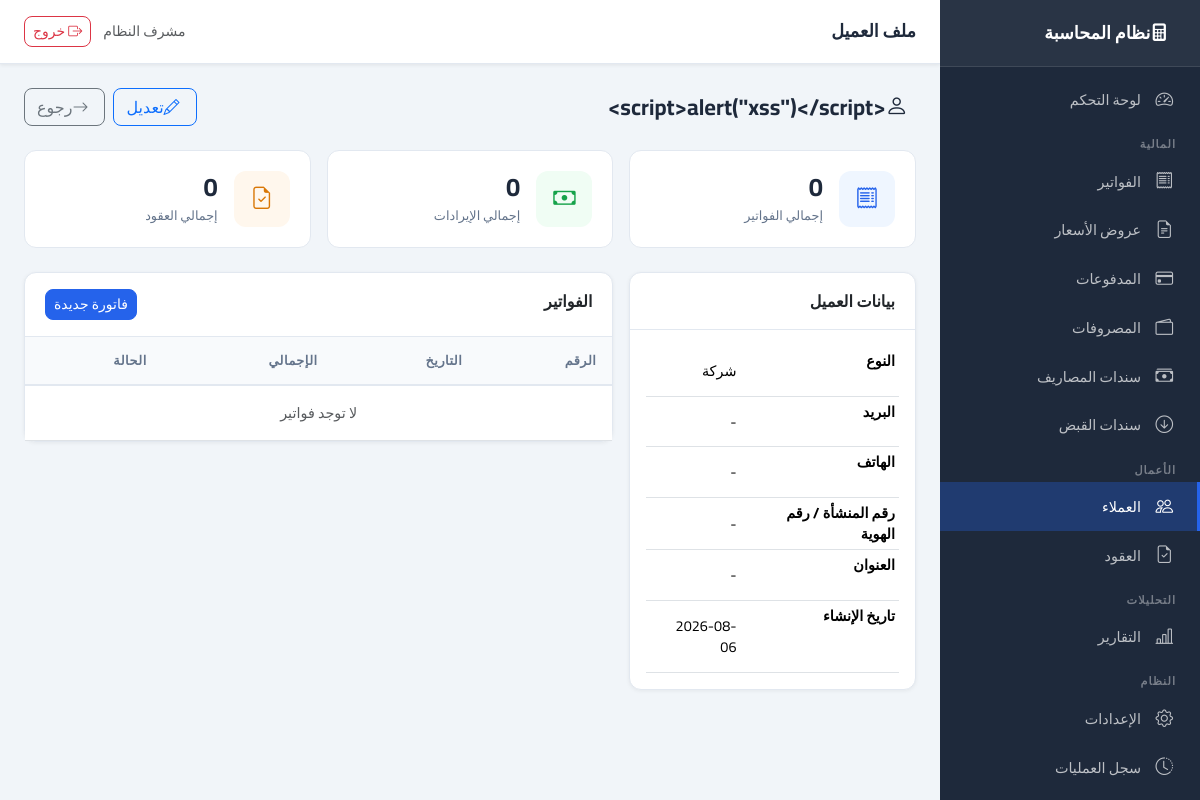
/clients/3 (signed in), run on the app's committed database.
### app/models/client.py (models this page shows, shortened)
class Client(Base):
    __tablename__ = "clients"
    id: Mapped[int] = mapped_column(primary_key=True, index=True)
    name: Mapped[str] = mapped_column(String(150), nullable=False, index=True)
    type: Mapped[ClientType] = mapped_column(SAEnum(ClientType), default=ClientType.COMPANY, nullable=False)
    email: Mapped[str | None] = mapped_column(String(100), nullable=True)
    phone: Mapped[str | None] = mapped_column(String(20), nullable=True)
    address: Mapped[str | None] = mapped_column(Text, nullable=True)
    tax_number: Mapped[str | None] = mapped_column(String(50), nullable=True)
    notes: Mapped[str | None] = mapped_column(Text, nullable=True)
    is_active: Mapped[bool] = mapped_column(Boolean, default=True, nullable=False)
    created_at: Mapped[datetime] = mapped_column(DateTime, default=lambda: __import__("datetime").datetime.now(__import__("datetime").timezone.utc).replace(tzinfo=None), nullable=False)
    created_by: Mapped[int | None] = mapped_column(Integer, ForeignKey("users.id"), nullable=True)
    contracts = relationship("Contract", back_populates="client", lazy="dynamic")
    quotations = relationship("Quotation", back_populates="client", lazy="dynamic")
    invoices = relationship("Invoice", back_populates="client", lazy="dynamic")
    payments = relationship("Payment", back_populates="client", lazy="dynamic")

### app/routers/clients.py (the view)
@router.get("/{client_id}", response_class=HTMLResponse)
async def view_client(request: Request, client_id: int, db: Session = Depends(get_db)):
    if not request.session.get("user_id"):
        return RedirectResponse(url="/auth/login", status_code=302)
    client = ClientService(db).get_by_id(client_id)
    if not client:
        raise HTTPException(status_code=404, detail="العميل غير موجود")
    stats = ClientService(db).get_stats(client_id)
    return templates.TemplateResponse("clients/detail.html", {
        "request": request, "client": client, "stats": stats
    })

### app/core/logging_config.py (called while the page is built)
    def filter(self, record: logging.LogRecord) -> bool:
        record.request_id = _request_id_var.get()
        return True

    def format(self, record: logging.LogRecord) -> str:
        if isinstance(record.args, dict):
            record.args = {
                k: ("***" if any(s in k.lower() for s in self.SENSITIVE) else v)
                for k, v in record.args.items()
            }
        return super().format(record)

### app/templates/clients/detail.html (shortened to what this page needs)
{% extends "base.html" %}
{% block page_title %}ملف العميل{% endblock %}
{% block content %}
<div class="page-header">
    <h1><i class="bi bi-person me-2"></i>{{ client.name }}</h1>
    <div class="d-flex gap-2">
        <a href="/clients/{{ client.id }}/edit" class="btn btn-outline-primary"><i class="bi bi-pencil me-1"></i>تعديل</a>
        <a href="/clients" class="btn btn-outline-secondary"><i class="bi bi-arrow-right me-1"></i>رجوع</a>
    </div>
</div>
<div class="row g-3 mb-4">
    <div class="col-md-4">
        <div class="stat-card"><div class="stat-icon blue"><i class="bi bi-receipt"></i></div>
            <div><div class="stat-value">{{ stats.total_invoices }}</div><div class="stat-label">إجمالي الفواتير</div></div>
        </div>
    </div>
    <div class="col-md-4">
        <div class="stat-card"><div class="stat-icon green"><i class="bi bi-cash"></i></div>
            <div><div class="stat-value">{{ "{:,.0f}".format(stats.total_revenue) }}</div><div class="stat-label">إجمالي الإيرادات</div></div>
        </div>
    </div>
    <div class="col-md-4">
        <div class="stat-card"><div class="stat-icon orange"><i class="bi bi-file-earmark-check"></i></div>
            <div><div class="stat-value">{{ stats.total_contracts }}</div><div class="stat-label">إجمالي العقود</div></div>
        </div>
    </div>
</div>
<div class="row g-3">
    <div class="col-md-4">
        <div class="card">
            <div class="card-header">بيانات العميل</div>
            <div class="card-body">
                <table class="table table-sm mb-0">
                    <tr><th>النوع</th><td>{{ 'شركة' if client.type.value == 'company' else 'فرد' }}</td></tr>
                    <tr><th>البريد</th><td>{{ client.email or '-' }}</td></tr>
                    <tr><th>الهاتف</th><td>{{ client.phone or '-' }}</td></tr>
                    <tr><th>رقم المنشأة / رقم الهوية</th><td>{{ client.tax_number or '-' }}</td></tr>
                    <tr><th>العنوان</th><td>{{ client.address or '-' }}</td></tr>
                    <tr><th>تاريخ الإنشاء</th><td>{{ client.created_at.strftime('%Y-%m-%d') }}</td></tr>
                </table>
            </div>
        </div>
    </div>
    <div class="col-md-8">
        <div class="card">
            <div class="card-header d-flex justify-content-between">
                <span>الفواتير</span>
                <a href="/invoices/new" class="btn btn-sm btn-primary">فاتورة جديدة</a>
            </div>
            <div class="card-body p-0">
                <table class="table table-hover mb-0">
                    <thead><tr><th>الرقم</th><th>التاريخ</th><th>الإجمالي</th><th>الحالة</th></tr></thead>
                    <tbody>
                    {% for inv in client.invoices.limit(10) %}
                    <tr>
                        <td><a href="/invoices/{{ inv.id }}">{{ inv.invoice_number }}</a></td>
                        <td>{{ inv.issue_date }}</td>
                        <td>{{ "{:,.0f}".format(inv.total) }}</td>
                        <td><span class="badge-status badge-{{ inv.status.value }}">{{ inv.status.value }}</span></td>
                    </tr>
                    {% else %}
                    <tr><td colspan="4" class="text-center text-muted py-3">لا توجد فواتير</td></tr>
                    {% endfor %}
                    </tbody>
                </table>
            </div>
        </div>
    </div>
</div>
{% endblock %}

### app/static/css/main.css (style rules this page uses)
:root { --primary: #2563eb; --primary-dark: #1d4ed8; --secondary: #64748b; --success: #16a34a; --danger: #dc2626; --warning: #d97706; --sidebar-bg: #1e293b; --sidebar-width: 260px; --topbar-height: 64px; --bg: #f1f5f9; --card-bg: #ffffff; --border: #e2e8f0; --text: #1e293b; --text-muted: #64748b; }
* { box-sizing: border-box; }
body { font-family: 'Cairo', sans-serif; background: var(--bg); color: var(--text); margin: 0; direction: rtl; }
.card { background: var(--card-bg); border: 1px solid var(--border); border-radius: 12px; box-shadow: 0 1px 4px rgba(0,0,0,0.06); }
.card-header { background: transparent; border-bottom: 1px solid var(--border); padding: 1rem 1.25rem; font-weight: 600; }
.stat-card { background: var(--card-bg); border-radius: 12px; padding: 1.25rem; border: 1px solid var(--border); display: flex; align-items: center; gap: 1rem; transition: box-shadow 0.2s; }
.stat-icon { width: 56px; height: 56px; border-radius: 12px; display: flex; align-items: center; justify-content: center; font-size: 1.4rem; flex-shrink: 0; }
.stat-icon.blue { background: #eff6ff; color: var(--primary); }
.stat-icon.green { background: #f0fdf4; color: var(--success); }
.stat-icon.orange { background: #fff7ed; color: var(--warning); }
.stat-value { font-size: 1.6rem; font-weight: 700; line-height: 1.2; }
.stat-label { font-size: 0.8rem; color: var(--text-muted); margin-top: 0.2rem; }
.table { font-size: 0.9rem; }
.table thead th { background: #f8fafc; font-weight: 600; font-size: 0.8rem; text-transform: uppercase; letter-spacing: 0.5px; color: var(--text-muted); border-bottom: 2px solid var(--border); padding: 0.875rem 1rem; white-space: nowrap; }
.table tbody td { padding: 0.875rem 1rem; vertical-align: middle; }
.btn { font-family: 'Cairo', sans-serif; border-radius: 8px; font-weight: 500; }
.btn-primary { background: var(--primary); border-color: var(--primary); }
.page-header { display: flex; align-items: center; justify-content: space-between; margin-bottom: 1.5rem; gap: 0.75rem; flex-wrap: wrap; }
.page-header h1 { font-size: 1.4rem; font-weight: 700; margin: 0; }

### data on the page
Client: name "<script>alert(\"xss\")</script>", type "شركة", email "-", phone "-", tax_number "-", address "-", created_at "2026-08-06"

### other printed values
{{ request.session.get('full_name', '') }} "مشرف النظام"
{{ stats.total_invoices }} "0"
{{ "{:,.0f}".format(stats.total_revenue) }} "0"
{{ stats.total_contracts }} "0"
